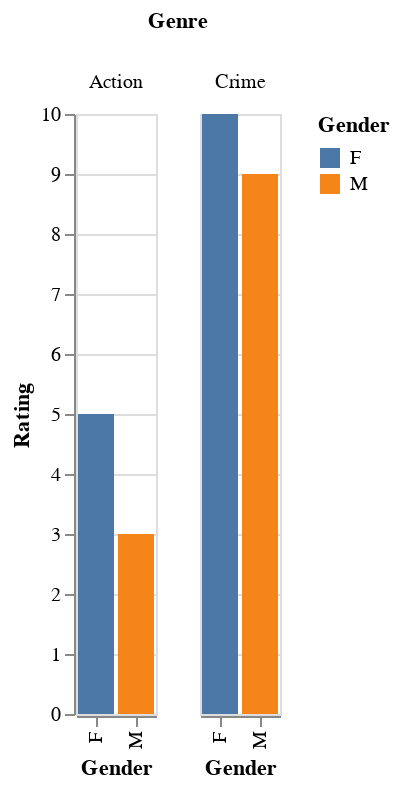

Here is the notebook cell this chart was saved with:
### Code cell
alt.Chart(df).mark_bar().encode(
   column=alt.Column('Genre'),
   x='Gender',
   y='Rating',
   color='Gender'
)

### Figure 1 — Vega-Lite specification as saved in the notebook (floating-point values rounded to 4 significant figures)
{"config": {"view": {"continuousWidth": 400, "continuousHeight": 300}}, "data": {"name": "data-82dca28e511e4375ca13a362e7a1af00"}, "mark": "bar", "encoding": {"color": {"type": "nominal", "field": "Gender"}, "column": {"type": "nominal", "field": "Genre"}, "x": {"type": "nominal", "field": "Gender"}, "y": {"type": "quantitative", "field": "Rating"}}, "$schema": "https://vega.github.io/schema/vega-lite/v4.8.1.json", "datasets": {"data-82dca28e511e4375ca13a362e7a1af00": [{"Genre": "Action", "Rating": 5, "Gender": "F"}, {"Genre": "Crime", "Rating": 10, "Gender": "F"}, {"Genre": "Action", "Rating": 3, "Gender": "M"}, {"Genre": "Crime", "Rating": 9, "Gender": "M"}]}}
